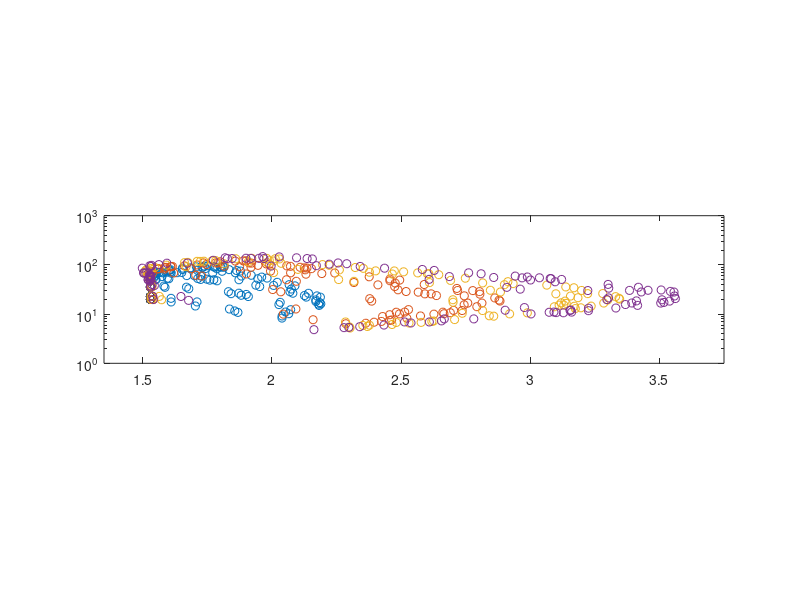
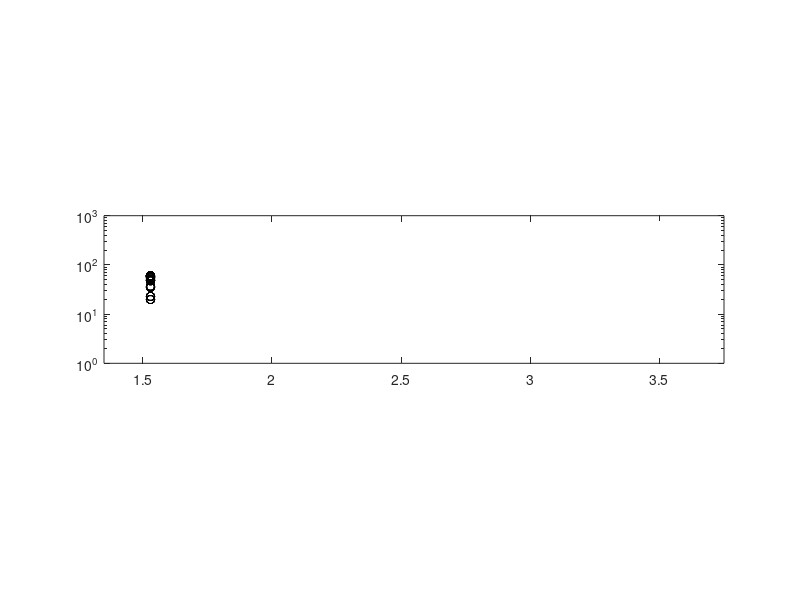
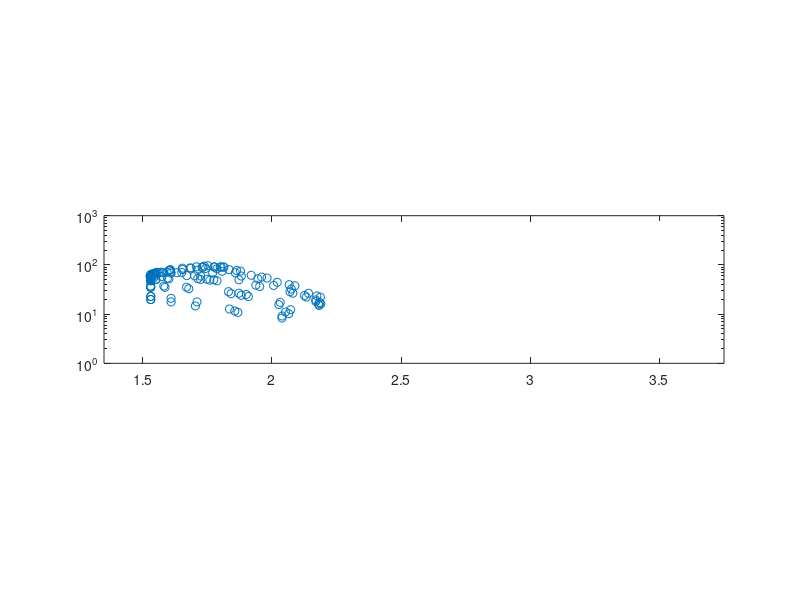
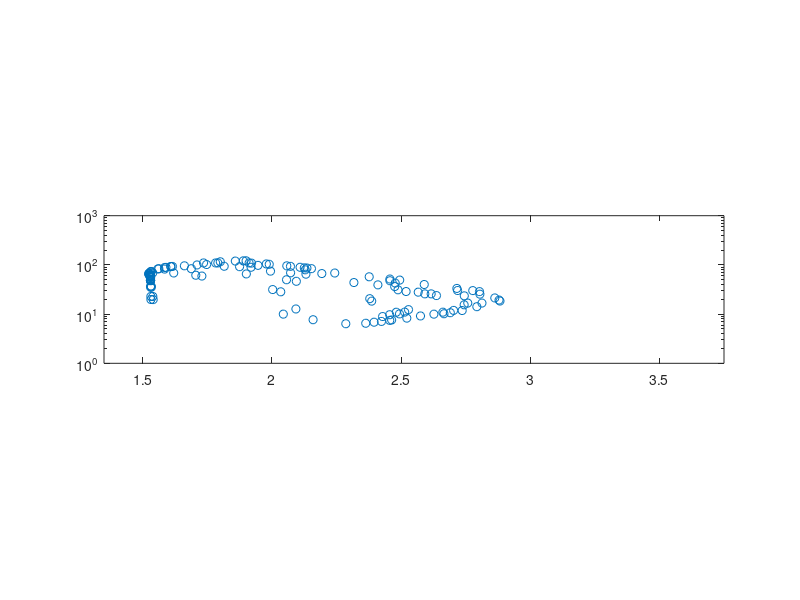

The MATLAB script that drew these images, in order:
clear all, clc, close all

% Code to analysis and plot parameter analysis/enrichment
% MATLAB 2016b

%% Load Behavior Space

load 181115_1TF_behavior_space.mat cf_stor params params_meas ...
    Kt_meas Kp_meas Kt_approx Kp_approx

% Behavior space properties
ec50 = cf_stor(3,:);
nH = cf_stor(4,:);
fold_change = (cf_stor(1,:)+cf_stor(2,:))./cf_stor(2,:);

% Filter by n (size of complex) - seperate no clamp parameters (Kp=0)
ind2 = find((params(3,:)==2)&(params(2,:)>0));
ind3 = find((params(3,:)==3)&(params(2,:)>0));
ind4 = find((params(3,:)==4)&(params(2,:)>0));
ind5 = find((params(3,:)==5)&(params(2,:)>0));
ind_noClamp = find(params(2,:)==0);


%% Plot Behavior space

% figure
%     semilogy(nH(ind2),ec50(ind2),'o'); hold on
%     semilogy(nH(ind3),ec50(ind3),'o'); hold on
%     semilogy(nH(ind4),ec50(ind4),'o'); hold on
%     semilogy(nH(ind5),ec50(ind5),'o'); hold on
%     semilogy(nH(ind_noClamp),ec50(ind_noClamp),'ko'); hold on
%     semilogy(nH(ind_built),ec50(ind_built),'ks','MarkerSize',20,'LineWidth',1); hold on
%     xlim([1.35 3.75])
%     ylim([10^0 10^3])
%     pbaspect([4.2 1 1])

temp = [params_meas; cf_stor]
    
%% Screen Behavior space

% Screen Parameters for functional dose responses
% Basal < 0.2, Fold change > 2
screen = find((cf_stor(2,:)<0.2)&((cf_stor(1,:)+cf_stor(2,:))./cf_stor(2,:)>2));

% Filter for screened dose response
cf_stor = cf_stor(:,screen);
nH = nH(screen);
ec50 = ec50(screen);
params_meas = params_meas(:,screen);
params = params(:,screen);

% Filter by n (size of complex) - seperate no clamp parameters (Kp=0)
ind2 = find((params(3,:)==2)&(params(2,:)>0));
ind3 = find((params(3,:)==3)&(params(2,:)>0));
ind4 = find((params(3,:)==4)&(params(2,:)>0));
ind5 = find((params(3,:)==5)&(params(2,:)>0));
ind_noClamp = find(params(2,:)==0);

% Plot Full Scatter
figure
    semilogy(nH(ind_noClamp),ec50(ind_noClamp),'ko'); hold on
    semilogy(nH(ind2),ec50(ind2),'o'); hold on
    semilogy(nH(ind3),ec50(ind3),'o'); hold on
    semilogy(nH(ind4),ec50(ind4),'o'); hold on
    semilogy(nH(ind5),ec50(ind5),'o'); hold on
    xlim([1.35 3.75])
    ylim([10^0 10^3])
    pbaspect([4.2 1 1])
saveas(gcf,['Figures/Scatter_All'],'pdf')

    
% Plot No Clamp
figure
    semilogy(nH(ind_noClamp),ec50(ind_noClamp),'ko'); hold on
    xlim([1.35 3.75])
    ylim([10^0 10^3])
    pbaspect([4.2 1 1])
saveas(gcf,['Figures/Scatter_noC'],'pdf')

% Plot n=2
figure
    semilogy(nH(ind2),ec50(ind2),'o'); hold on
    xlim([1.35 3.75])
    ylim([10^0 10^3])
    pbaspect([4.2 1 1])
saveas(gcf,['Figures/Scatter_n2'],'pdf')

% Plot n=3
figure
    semilogy(nH(ind3),ec50(ind3),'o'); hold on

    xlim([1.35 3.75])
    ylim([10^0 10^3])
    pbaspect([4.2 1 1])
saveas(gcf,['Figures/Scatter_n3'],'pdf')

% Plot n=4
figure
    semilogy(nH(ind4),ec50(ind4),'o'); hold on
    xlim([1.35 3.75])
    ylim([10^0 10^3])
    pbaspect([4.2 1 1])
saveas(gcf,['Figures/Scatter_n4'],'pdf')

% Plot n=5
figure
    semilogy(nH(ind5),ec50(ind5),'o'); hold on
    xlim([1.35 3.75])
    ylim([10^0 10^3])
    pbaspect([4.2 1 1])
saveas(gcf,['Figures/Scatter_n5'],'pdf')
    
%% Define region of Parameter Analysis

% % Remove no clamp constructs for parameter analysis
% withclamp = find(params(2,:)>0);
% params_meas = params_meas(:,withclamp);
% nH = nH(withclamp);

% Linear DRs
ind_interest = find((nH>1.5)&(nH<1.7));
OutputName = 'Linear_DRs';

% % Medium DRs
ind_interest = find((nH>2.4)&(nH<2.6));
OutputName = 'Medium_DRs';

% % Nonlinear DRs
ind_interest = find((nH>3.4));
OutputName = 'Nonlinear_DRs';


% Parameters to tabulate
x = params_meas(:,ind_interest);


% % Plot ParamEnrich Zones
% figure
%     semilogy([1.5 1.7],[10^2 10^2],'k-'); hold on
%     xlim([1.35 3.75])
%     ylim([10^0 10^3])
%     pbaspect([4.2 1 1])
% saveas(gcf,['Figures/LinearDR'],'pdf')
% 
% figure
%     semilogy([2.4 2.6],[10^2 10^2],'k-'); hold on
%     xlim([1.35 3.75])
%     ylim([10^0 10^3])
%     pbaspect([4.2 1 1])
% saveas(gcf,['Figures/MediumDR'],'pdf')
% 
% figure
%     semilogy([3.4 3.6],[10^2 10^2],'k-'); hold on
%     xlim([1.35 3.75])
%     ylim([10^0 10^3])
%     pbaspect([4.2 1 1])
% saveas(gcf,['Figures/NonLinearDR'],'pdf')


%% Tablute and Plot Parameter Analysis

% Colors for plots
colors = [[32 120 184]; ...     % Kt
    [230 47 45]; ...            % Kp
    [70 70 70]]/255;            % n1


% Find bounds of parameter range
ranges = {};
for i=1:3
    tab = tabulate(params_meas(i,:));
    ranges{i} = tab(:,1);
end


figure

% Kt,Kp enrichment
for i=[1:2]
    
    fullrange = ranges{i};
    fullrange(:,2) = zeros(size(fullrange));
    
    subplot(2,6,i)
    
    % Get percentage of each parameters
    tab = tabulate(x(i,:));
    for j=1:length(tab(:,1))
        ind = find(fullrange(:,1)==tab(j,1));
        fullrange(ind,2) = tab(j,3)/100;
    end
    
    % Plot
    polygon_x = [min(fullrange(:,1)); fullrange(:,1); max(fullrange(:,1))];
    polygon_y = [0; fullrange(:,2); 0];
    patch(polygon_x,polygon_y,colors(i,:),'FaceAlpha',0.4); hold on
    
    semilogx(fullrange(:,1),fullrange(:,2),'-','Color',colors(i,:),'LineWidth',1.75)
    set(gca,'XScale','log')
    ylim([0 0.5])
    xlim([min(fullrange(:,1)),max(fullrange(:,1))])
    pbaspect([2 1 1])
    
end

% n enrichment
for i=[3]
    fullrange = ranges{i};
    fullrange(:,2) = zeros(size(fullrange));
    
    subplot(2,6,i)
    
    % Get percentage of each parameters
    tab = tabulate(x(i,:));
    for j=1:length(tab(:,1))
        ind = find(fullrange(:,1)==tab(j,1));
        fullrange(ind,2) = tab(j,3)/100;
    end

    % Plot
    polygon_x = [min(fullrange(:,1)); fullrange(:,1); max(fullrange(:,1))];
    polygon_y = [0; fullrange(:,2); 0];
    patch(polygon_x,polygon_y,colors(i,:),'FaceAlpha',0.4); hold on
    
    plot(fullrange(:,1),fullrange(:,2),'-','Color',colors(i,:),'LineWidth',1.75)
    ylim([0 1])
    xlim([min(fullrange(:,1)),max(fullrange(:,1))])
    pbaspect([2 1 1])

end


%% Save Image
r = 150; % pixels per inch
set(gcf, 'PaperUnits', 'inches', 'PaperPosition', [0 0 1050 200]/r);
print(gcf,'-dpdf',sprintf('-r%d',r), ['Figures/' OutputName '_ParameterEnrichment.pdf']);